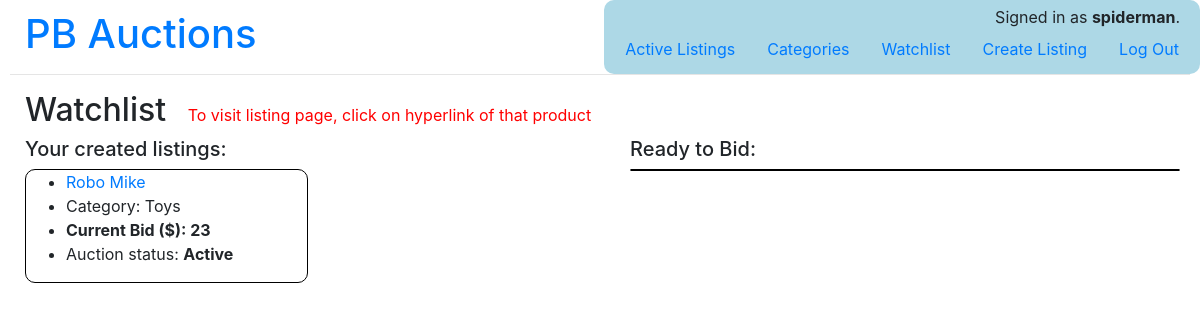
Page /watchlist (signed in) on the earlier database version.
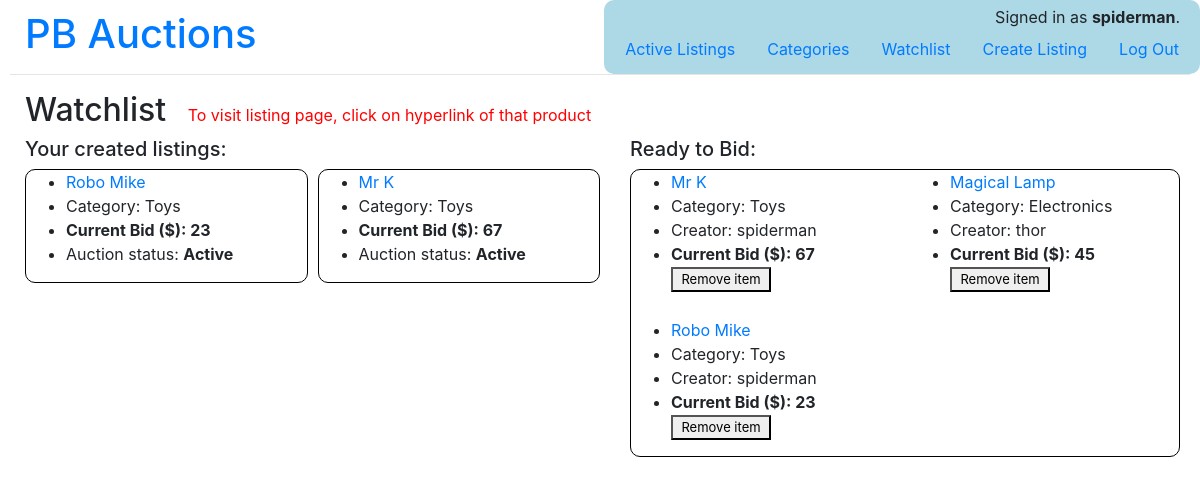
Same page on the later database version.
### auctions/models.py (models this page shows)
class User(AbstractUser):
    id = models.AutoField(primary_key=True)
    def __str__(self):
        return self.username #present username as key instead of id

class Listing(models.Model):
    id = models.AutoField(primary_key=True)
    user = models.ForeignKey(User, null=True, blank=True, on_delete=models.CASCADE, related_name="creator") #user's id
    category = models.ForeignKey(Category, default="Other", on_delete=models.CASCADE, related_name="listing_category")
    title = models.CharField(max_length=100)
    description = models.TextField()
    price = models.BigIntegerField(default=10)
    image = models.ImageField(blank=True, upload_to="auctions/static/auctions/images")
    STATUS_LIST = (
        ("Active", "Active"),
        ("Closed", "Closed"),
    )
    status = models.CharField(max_length=64, choices=STATUS_LIST, default="Active")
    def __str__(self):
        return self.title

class Category(models.Model):
    id = models.AutoField(primary_key=True)
    CATEGORY_LIST = [
        ("Electronics", "Electronics"),
        ("Home", "Home"),
        ("Toys", "Toys"),
        ("Fashion", "Fashion"),
        ("Other", "Other"),
    ]
    category_name = models.CharField(max_length=64, choices=CATEGORY_LIST, default="Other")
    def __str__(self):
        return self.category_name #display the 1st elements of each tuple

class Watchlist(models.Model):
    id = models.AutoField(primary_key=True)
    user = models.ForeignKey(User, on_delete=models.CASCADE, default=0)
    listing = models.ForeignKey(Listing, on_delete=models.CASCADE)

### auctions/views.py (the view, shortened to what this page needs)
# urls.py: path("watchlist", views.watchlist, name="watchlist"),
@login_required(login_url='/login') #redirect to login page if user does not log-in yet
def watchlist(request):
    current_user = request.user
    my_listings = Listing.objects.filter(user=current_user)
    message = 'To visit listing page, click on hyperlink of that product'
    bid_listings = Watchlist.objects.all()[::-1]
    return render(request, 'auctions/watchlist.html', {
        'my_listings': my_listings,
        'bid_listings': bid_listings,
        "categories": categories,
        "message": message
    })

### auctions/templates/auctions/watchlist.html (shortened to what this page needs)
{% extends "auctions/layout.html" %}
{% block body %}
    <div class="section">
        <h2 style="display:inline-block;">Watchlist &nbsp;</h2>
        <h8 style="color: red;"> {{ message }} </h8>
    </div>
    <div class="row">
        <div class="split">
            <h5>Your created listings:</h5>
            <div class="left">
                {% for my_listing in my_listings %}
                <div class="item_container">
                    <ul>
                        <li><a href="{% url 'listing' my_listing.id %}">{{ my_listing }}</a></li>
                        <li>Category: {{ my_listing.category }}</li>
                        <li><b>Current Bid ($): {{ my_listing.price }}</b></li>
                        <li> Auction status: <b>{{ my_listing.status }}</b> </li>
                    </ul>
                </div>
                {% endfor %}
            </div>
        </div>
        <div class="split">
            <h5>Ready to Bid:</h5>
            <div class="right item_container">
                {% for bid_listing in bid_listings %}
                <ul>
                    <li><a href="{% url 'listing' bid_listing.listing.id %}">{{ bid_listing.listing }}</a></li>
                    <li>Category: {{ bid_listing.listing.category }}</li>
                    <li>Creator: {{ bid_listing.listing.user }}</li>
                    <li><b>Current Bid ($): {{ bid_listing.listing.price }}</b></li>
                    <form method="post" action="{% url 'watchlist' %}">
                        <button type="submit" name="remove_button">Remove item</button>
                    </form>
                </ul>
                {% endfor %}
            </div>
        </div>
    </div>
{% endblock %}

### auctions/templates/auctions/layout.html (shortened to what this page needs)
{% load static %}
<!DOCTYPE html>
<html lang="en">
    <head>
        <link rel="stylesheet" href="https://stackpath.bootstrapcdn.com/bootstrap/4.4.1/css/bootstrap.min.css">
        <link href="{% static 'auctions/styles.css' %}" rel="stylesheet">
    </head>
    <body>
        <h1 style="padding-left: 15px;">
            <a href="{% url 'index' %}">PB Auctions</a>
        </h1>
        <div class="upper-right">
            <div style="text-align: right; padding-right: 15px;">
                {% if user.is_authenticated %}
                    Signed in as <strong>{{ user.username }}</strong>.
                {% else %}
                    Not signed in.
                {% endif %}
            </div>
            <ul class="nav">
                <li class="nav-item">
                    <a class="nav-link" href="{% url 'index' %}">Active Listings</a>
                </li>
                <li class="nav-item">
                    <div class="dropdown">
                        <a class="nav-link" href="">Categories</a>
                    </div>
                </li>
                <li class="nav-item">
                    <a class="nav-link" href="{% url 'watchlist' %}">Watchlist</a>
                </li>
                <li class="nav-item">
                    <a class="nav-link" href="{% url 'create' %}">Create Listing</a>
                </li>
                {% if user.is_authenticated %}
                    <li class="nav-item">
                        <a class="nav-link" href="{% url 'logout' %}">Log Out</a>
                    </li>
                {% endif %}
            </ul>
        </div>
        <hr>
        {% block body %}
        {% endblock %}
    </body>
</html>

### auctions/static/auctions/styles.css (style rules this page uses)
body { padding: 10px; }
.upper-right { position: fixed; top: 0; right: 0; padding: 5px; background-color: lightblue; border-radius: 10px; }
.section { padding-left: 15px; }
.item_container { border: 1px solid black; border-radius: 10px; }
.row { display: grid; grid-template-columns: repeat(2, 1fr); }
.split { padding-left: 30px; }
.left { display: grid; grid-template-columns: repeat(2, 1fr); gap: 10px; }
.right { display: grid; grid-template-columns: repeat(2, 1fr); gap: 10px; width:550px; }
.right button { width: 100px; height: 25px; font-size:small; }
.dropdown { position: relative; display: inline-block; }

Differences in the rows shown:
added Listing: title "Mr K", category "Toys", price "67", status "Active"
added Watchlist: listing "Mr K", listing.category "Toys", listing.user "spiderman", listing.price "67"
added Watchlist: listing "Magical Lamp", listing.category "Electronics", listing.user "thor", listing.price "45"
added Watchlist: listing "Robo Mike", listing.category "Toys", listing.user "spiderman", listing.price "23"
